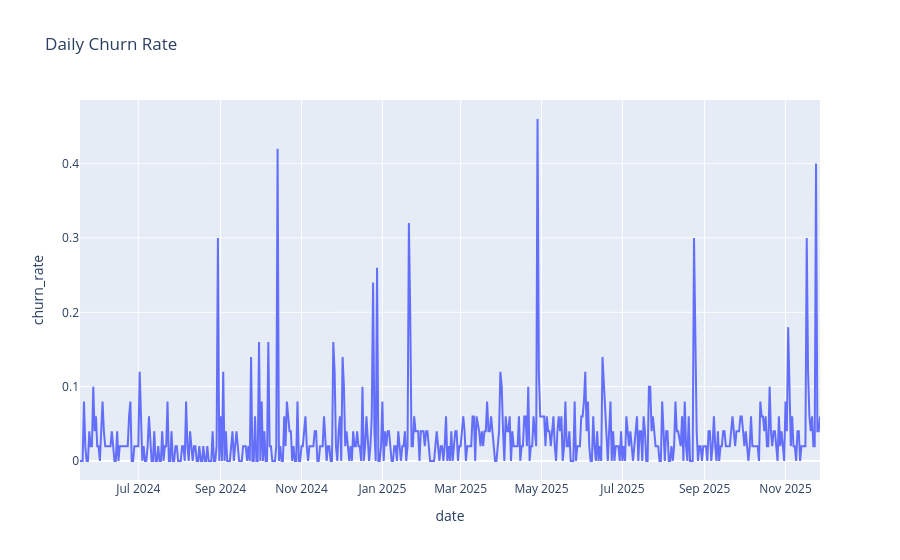

Notebook source saved alongside this figure:
### Code cell
import plotly.express as px

fig = px.line(daily_songs, x='date', y='churn_rate', title='Daily Churn Rate')
fig.show()

### Figure 1 — Plotly figure (JSON) as saved in the notebook; plotly's stock layout.template omitted (floating-point values rounded to 4 significant figures; data arrays with more than 128 entries replaced by an {"elided": "..."} marker saying what was removed)
{"data": [{"hovertemplate": "date=%{x}<br>churn_rate=%{y}<extra></extra>", "legendgroup": "", "line": {"color": "#636efa", "dash": "solid"}, "marker": {"symbol": "circle"}, "mode": "lines", "name": "", "orientation": "v", "showlegend": false, "type": "scatter", "x": {"elided": "555 str values"}, "xaxis": "x", "y": {"elided": "555 float values"}, "yaxis": "y"}], "layout": {"legend": {"tracegroupgap": 0}, "title": {"text": "Daily Churn Rate"}, "xaxis": {"anchor": "y", "domain": [0, 1], "title": {"text": "date"}}, "yaxis": {"anchor": "x", "domain": [0, 1], "title": {"text": "churn_rate"}}}}
